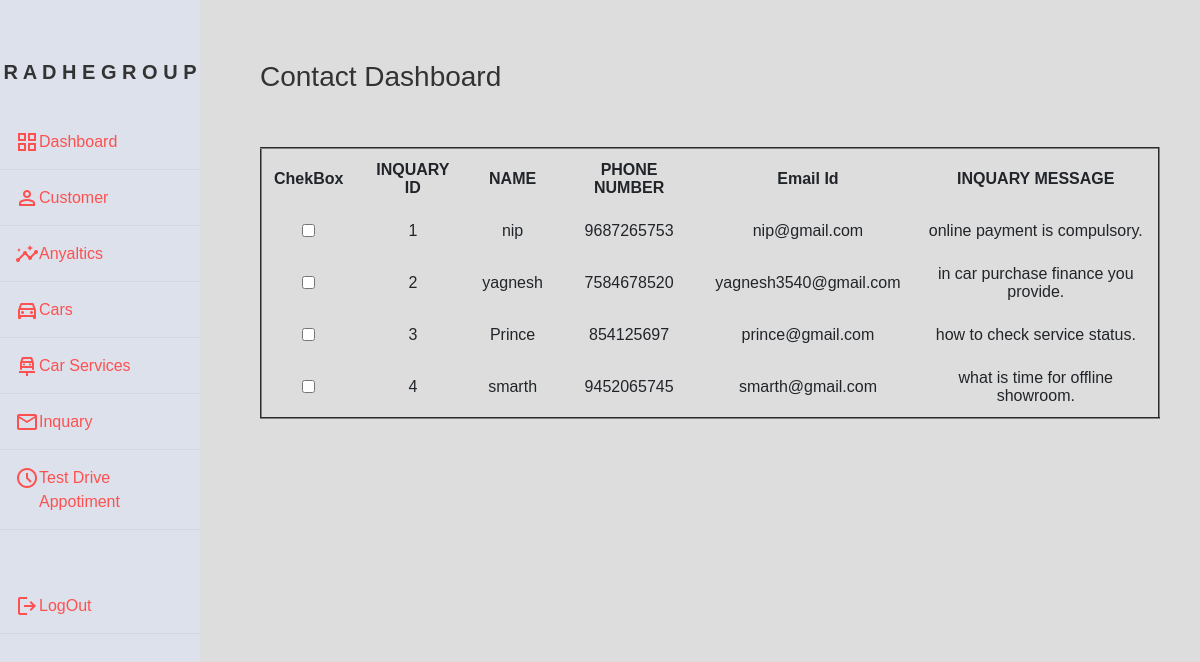
Page /Admininquary.php on the committed database.
### tables this page shows
CREATE TABLE `inquary_table` (
  `inquary_id` int(20) NOT NULL,
  `Name` varchar(40) NOT NULL,
  `Phone Number` bigint(12) NOT NULL,
  `Email_Id` varchar(30) NOT NULL,
  `Message` varchar(100) NOT NULL
);

### Admininquary.php (the view, shortened to what this page needs)
<?php
$servername = "localhost";
$username = "root";
$pass = "";
$database = "car sales and service";
$conn = mysqli_connect($servername, $username, $pass, $database);
?>
<html>
<head>
    <link rel="stylesheet" href="https://stackpath.bootstrapcdn.com/bootstrap/4.5.2/css/bootstrap.min.css">
<body>
    <?php include 'nav.php' ?>
    <div class="main_content">
        <div class="info">
            <div class="content">
                <h3>Contact Dashboard </h3> <br>
                <div class="table-container">
                    <table border="2">
                        <tr>
                            <td><b>ChekBox</b></td>
                            <td><b>INQUARY ID</b></td>
                            <td><b>NAME</b></td>
                            <td><b>PHONE NUMBER</b></td>
                            <td><b>Email Id</b></td>
                            <td><b>INQUARY MESSAGE </b></td>
                        </tr>
                        <tbody>
                            <?php
                            $sql = "SELECT * FROM `inquary_table`";
                            $result = mysqli_query($conn, $sql);
                            if (mysqli_num_rows($result) > 0) {
                                while ($row = mysqli_fetch_assoc($result)) {
                                    echo "<tr>";
                                    echo "<td><input type='checkbox'></td>";
                                    echo "<td>" . $row['inquary_id'] . "</td>";
                                    echo "<td>" . $row['Name'] . "</td>";
                                    echo "<td>" . $row['Phone Number'] . "</td>";
                                    echo "<td>" . $row['Email_Id'] . "</td>";
                                    echo "<td>" . $row['Message'] . "</td>";
                                    echo "</tr>";
                                }
                            } else {
                                echo "<tr><td colspan='6'>No records found</td></tr>";
                            }
                            ?>
                        </tbody>
                    </table>
                </div>
            </div>
        </div>
    </div>
</body>
</head>
</html>

### Admininquary.php (style rules this page uses)
body { font-family: 'Segoe UI', Tahoma, Geneva, Verdana, sans-serif; margin: 0; padding: 0; background-color: #ddd; }
.content { margin-left: 20px; padding: 20px; }
h3 { color: #333; margin-top: 20px; }
.table-container { margin-top: 20px; }
table { width: 100%; border-collapse: collapse; margin-top: 20px; }
th, td { padding: 12px; border: 1px solid #ddd; text-align: center; }

### nav.php (style rules this page uses)
* { margin: 0; padding: 0; box-sizing: border-box; list-style: none; text-decoration: none; font-family: 'Poppins', sans-serif; }
.wrapper .main_content { margin-left: 200px; }
.wrapper .main_content .info { margin: 20px; color: #717171; line-height: 25px; }
.wrapper .main_content .info div { margin-bottom: 20px; }

### rows in the picture
inquary_table: inquary_id "1", Name "nip", Phone Number "9687265753", Email_Id "nip@gmail.com", Message "online payment is compulsory."
inquary_table: inquary_id "2", Name "yagnesh", Phone Number "7584678520", Email_Id "yagnesh3540@gmail.com", Message "in car purchase finance you provide."
inquary_table: inquary_id "3", Name "Prince", Phone Number "854125697", Email_Id "prince@gmail.com", Message "how to check service status."
inquary_table: inquary_id "4", Name "smarth", Phone Number "9452065745", Email_Id "smarth@gmail.com", Message "what is time for offline showroom."
